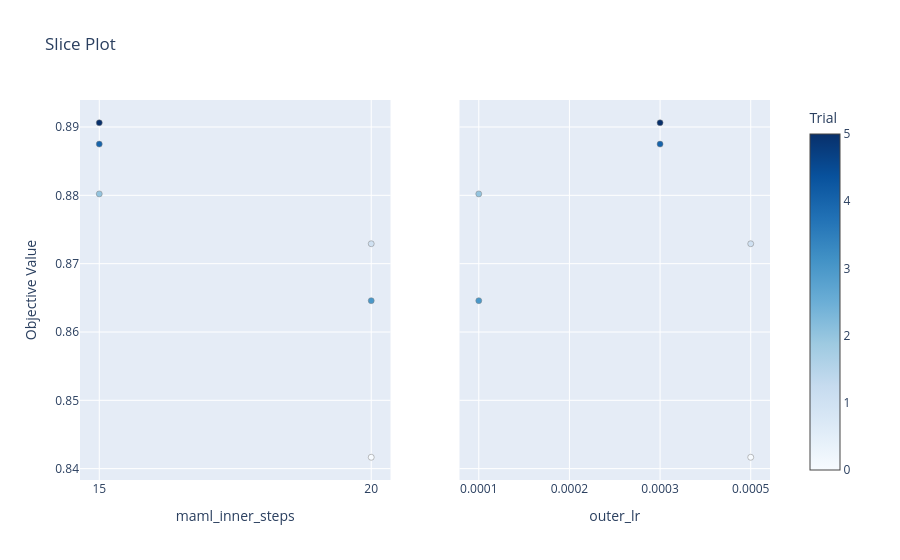

This figure's notebook cell:
### Code cell
fig_slice = plot_slice(study, params=params_to_plot)
fig_slice.show()

### Figure 1 — Plotly figure (JSON) as saved in the notebook; plotly's stock layout.template omitted (floating-point values rounded to 4 significant figures)
{"data": [{"marker": {"color": [0, 1, 2, 3, 4, 5], "colorbar": {"title": {"text": "Trial"}, "x": 1, "xpad": 40}, "colorscale": [[0, "rgb(247,251,255)"], [0.125, "rgb(222,235,247)"], [0.25, "rgb(198,219,239)"], [0.375, "rgb(158,202,225)"], [0.5, "rgb(107,174,214)"], [0.625, "rgb(66,146,198)"], [0.75, "rgb(33,113,181)"], [0.875, "rgb(8,81,156)"], [1, "rgb(8,48,107)"]], "line": {"color": "Grey", "width": 0.5}, "showscale": true}, "mode": "markers", "name": "Feasible Trial", "showlegend": false, "type": "scatter", "x": [20, 20, 15, 20, 15, 15], "xaxis": "x", "y": [0.8417, 0.8729, 0.8802, 0.8646, 0.8875, 0.8906], "yaxis": "y"}, {"marker": {"color": [0, 1, 2, 3, 4, 5], "colorbar": {"title": {"text": "Trial"}, "x": 1, "xpad": 40}, "colorscale": [[0, "rgb(247,251,255)"], [0.125, "rgb(222,235,247)"], [0.25, "rgb(198,219,239)"], [0.375, "rgb(158,202,225)"], [0.5, "rgb(107,174,214)"], [0.625, "rgb(66,146,198)"], [0.75, "rgb(33,113,181)"], [0.875, "rgb(8,81,156)"], [1, "rgb(8,48,107)"]], "line": {"color": "Grey", "width": 0.5}, "showscale": false}, "mode": "markers", "name": "Feasible Trial", "showlegend": false, "type": "scatter", "x": [0.0005, 0.0005, 0.0001, 0.0001, 0.0003, 0.0003], "xaxis": "x2", "y": [0.8417, 0.8729, 0.8802, 0.8646, 0.8875, 0.8906], "yaxis": "y2"}], "layout": {"title": {"text": "Slice Plot"}, "xaxis": {"anchor": "y", "categoryarray": [10, 15, 20], "categoryorder": "array", "domain": [0, 0.45], "title": {"text": "maml_inner_steps"}, "type": "category"}, "xaxis2": {"anchor": "y2", "categoryarray": [0.0001, 0.0002, 0.0003, 0.0005, 0.001], "categoryorder": "array", "domain": [0.55, 1], "title": {"text": "outer_lr"}, "type": "category"}, "yaxis": {"anchor": "x", "domain": [0, 1], "title": {"text": "Objective Value"}}, "yaxis2": {"anchor": "x2", "domain": [0, 1], "matches": "y", "showticklabels": false}}}
